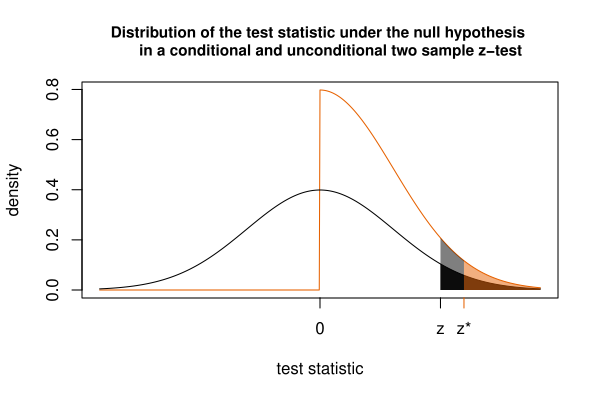

Here is the R script that generated this plot:
# Section 2.2
# Has two parts:
# 
# Part 1: Permutation test (test for the location parameter using the median). 
# showing that a test where all properties are derived from the data
# achieves Type I nominal error rate and hence is valid
# loads data obtained from DataPeekingPart1Simulation.R
# 
# Part 2: Normal, HalfNormal plots with shaded area for Type I error rate 
# two sample z-test example
#
# And produces two plots:
# Plot 1: Normal HalfNormal
# Plot 2: Permutation
#------------------------------------------
library(fdrtool)
#---------------------------------------------------
# Part 1
# Valid Conditional Permutation Test. 
# All properties of the test obtained from the data
# True model generating the data is Cauchy
# No user defined criterion
# A one ssample/simulation version of this
# is used in DataPeeking.R with user defined criterion
# for illustration
#----------------------------------------
nbins = 50 # number of histogram bins
load("~/Desktop/Research/WorkingPapers/Reproducibility/DataDependentAnalysis/DataPeekingPart1Simulation_TrueModel_Normal_Distribution.RData")
hpermsnormal.uncond = hist(pvalue.perms.uncond,nbins, plot=FALSE)
hpermsnormal.cond = hist(pvalue.perms.cond,nbins, plot=FALSE)
hpermsnormal.uncond.incorrect = hist(pvalue.perms.uncond.incorrect,nbins, plot=FALSE)
load("~/Desktop/Research/WorkingPapers/Reproducibility/DataDependentAnalysis/DataPeekingPart1Simulation_TrueModel_T_Distribution.RData")
hpermst.uncond = hist(pvalue.perms.uncond,nbins, plot=FALSE)
hpermst.cond = hist(pvalue.perms.cond,nbins, plot=FALSE)
hpermst.uncond.incorrect = hist(pvalue.perms.uncond.incorrect, nbins, plot=FALSE)
hpvaluet.model.misspec = hist(pvalue.model.misspec,nbins,plot=FALSE)
load("~/Desktop/Research/WorkingPapers/Reproducibility/DataDependentAnalysis/DataPeekingPart1Simulation_TrueModel_Cauchy_Distribution.RData")
hpermscauchy.uncond = hist(pvalue.perms.uncond,nbins, plot=FALSE)
hpermscauchy.cond = hist(pvalue.perms.cond,nbins, plot=FALSE)
hpermscauchy.uncond.incorrect = hist(pvalue.perms.uncond.incorrect,nbins, plot=FALSE)
hpvaluecauchy.model.misspec = hist(pvalue.model.misspec,nbins,plot=FALSE)
load("~/Desktop/Research/WorkingPapers/Reproducibility/DataDependentAnalysis/DataPeekingPart1Simulation_TrueModel_Gumbel_Distribution.RData")
hpermsgumbel.uncond = hist(pvalue.perms.uncond,nbins, plot=FALSE)
hpermsgumbel.cond = hist(pvalue.perms.cond,nbins, plot=FALSE)
hpermsgumbel.uncond.incorrect = hist(pvalue.perms.uncond.incorrect,nbins, plot=FALSE)
hpvaluegumbel.model.misspec = hist(pvalue.model.misspec,nbins,plot=FALSE)
# 
# Part 1 end
#-----------------------------------------------------
# Part 2
# Normal, HalfNormal plots with shaded area for 
# Type I error rate  two sample z-test example
#----------------------------------------
x = seq(-3,3,0.01)
#--------------------------------------------------------
# Plot NormalHalfNormal
# plot size is 6 x 4, portrait
#--------------------------------------------------------
plot(x,dhalfnorm(x),'l', 
     main='Distribution of the test statistic under the null hypothesis 
     in a conditional and unconditional two sample z-test', 
     xlab = 'test statistic', ylab='density', xaxt='n', col=rgb(0.9,0.38,0), cex.main=0.9)
lines(x, dnorm(x),'l')
axis(side = 1, at = c(0), labels="0")
axis(side = 1, at = c(1.64), labels="z")
axis(side = 1, at = c(1.96), labels="z*", col=rgb(0.9,0.38,0))

# Add shaded areas
xx = seq(1.64,3,0.01)
xxhn=seq(1.96,3,0.01)
xxnhn = seq(1.64,1.96,0.01)

cord.x <- c(1.64,xx,3) 
cord.yn <- c(0,dnorm(xx),0) 

cord.xhn <- c(1.96,xxhn,3) 
cord.yhn <- c(0,dhalfnorm(xxhn),0) 

cord.xnhn <- c(1.64,xxnhn,1.96) 
cord.ynhn <- c(0,dhalfnorm(xxnhn),0) 

polygon(cord.x,cord.yn,col=rgb(0, 0, 0, 0.9), border=NA) 
# for critical value z and normal (common z test valid)
polygon(cord.xhn,cord.yhn,col=rgb(0.9,0.38,0,0.5), border=NA) 
# for critical value z* and halfnormal (conditional analysis valid)
polygon(cord.xnhn,cord.ynhn,col=rgb(0,0,0, 0.5), border=NA) # for 
# for critical value z and half normal 
# (unconditional analysis which was meant to be conditional, invalid)
#----------------------------------------------------------

# Permutation plot

plot(hpermsnormal.cond$mids,hpermsnormal.cond$density, 'l', col='darkviolet',
     xlim=c(0,1), ylim=c(0,2.3),
     main="Distribution of p-value for test of location parameter under valid and invalid tests",
     xlab = "p-value",
     ylab = "density",
     cex.main=0.9)
lines(hpermsnormal.uncond.incorrect$mids,hpermsnormal.uncond.incorrect$density, col='darkviolet', lty=2)

lines(hpermst.cond$mids,hpermst.cond$density, 'l', col= 'blue')
lines(hpermst.uncond.incorrect$mids,hpermst.uncond.incorrect$density, 
      lty=2, col= 'blue')
lines(hpvaluet.model.misspec$mids,hpvaluet.model.misspec$density, 
      lty=3, col= 'blue')

lines(hpermscauchy.cond$mids,hpermscauchy.cond$density, 'l', col='darkviolet')
lines(hpermscauchy.uncond.incorrect$mids,hpermscauchy.uncond.incorrect$density, 
      lty=2, col='darkviolet')
lines(hpvaluecauchy.model.misspec$mids,hpvaluecauchy.model.misspec$density, 
      lty=3, col='darkviolet')

lines(hpermsgumbel.cond$mids,hpermsgumbel.cond$density, 'l', col='darkolivegreen')
lines(hpermsgumbel.uncond.incorrect$mids,hpermsgumbel.uncond.incorrect$density, 
      lty=2, col='darkolivegreen')
lines(hpvaluegumbel.model.misspec$mids,hpvaluegumbel.model.misspec$density, 
      lty=3, col='darkolivegreen')

legend(0.65, 2.4, legend=c("Normal", "T", "Cauchy", "Gumbel",
                          "Group 1","Group 2", "Group 3"),
       col=c("darkviolet","blue", "darkviolet", "darkolivegreen",
             "black", "black","black"), lty= c(NA,NA,NA,NA,1,2,3), cex=0.8,
       box.lty = 0, bg='transparent', 
       y.intersp = 0.45, pch=c(19,19,19,19,NA,NA,NA))

#------------------------------------------------

# end
#------------------------------------------------
